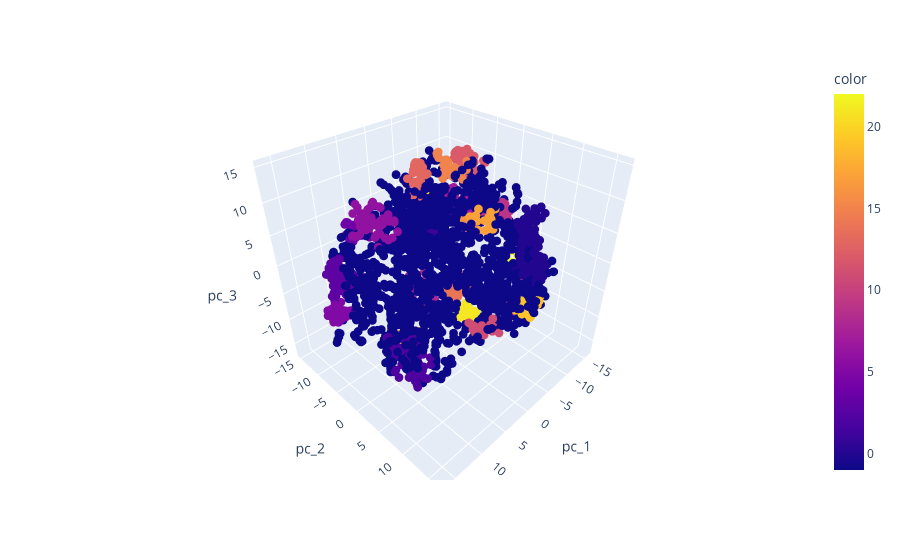

Source (notebook cell):
### Code cell
from sklearn.cluster import DBSCAN
import plotly.express as px

# NOTE: low eps, high min_samples -> search for higher density clusters
clustering = DBSCAN(eps=2, min_samples=20, n_jobs=-1, metric='l2')

clusters = clustering.fit_predict(val_question_proj)
n_clusters = len(np.unique(clusters))
print('{} clusters found'.format(n_clusters))


df = pd.DataFrame(val_question_proj, columns=['pc_1', 'pc_2', 'pc_3'])
df = pd.concat([df, knn_df['question']], axis=1)
fig = px.scatter_3d(df, x='pc_1', y='pc_2', z='pc_3', color=clusters, hover_data=['question'])
fig.update_traces(marker_size=3)
fig.show()

### Figure 1 — Plotly figure (JSON) as saved in the notebook; plotly's stock layout.template omitted (floating-point values rounded to 4 significant figures; data arrays with more than 128 entries replaced by an {"elided": "..."} marker saying what was removed)
{"data": [{"customdata": {"elided": "3001x1 str values"}, "hovertemplate": "pc_1=%{x}<br>pc_2=%{y}<br>pc_3=%{z}<br>question=%{customdata[0]}<br>color=%{marker.color}<extra></extra>", "legendgroup": "", "marker": {"color": {"elided": "3001 int values"}, "coloraxis": "coloraxis", "size": 3, "symbol": "circle"}, "mode": "markers", "name": "", "scene": "scene", "showlegend": false, "type": "scatter3d", "x": {"elided": "3001 float values"}, "y": {"elided": "3001 float values"}, "z": {"elided": "3001 float values"}}], "layout": {"coloraxis": {"colorbar": {"title": {"text": "color"}}, "colorscale": [[0, "#0d0887"], [0.1111, "#46039f"], [0.2222, "#7201a8"], [0.3333, "#9c179e"], [0.4444, "#bd3786"], [0.5556, "#d8576b"], [0.6667, "#ed7953"], [0.7778, "#fb9f3a"], [0.8889, "#fdca26"], [1, "#f0f921"]]}, "legend": {"tracegroupgap": 0}, "margin": {"t": 60}, "scene": {"domain": {"x": [0, 1], "y": [0, 1]}, "xaxis": {"title": {"text": "pc_1"}}, "yaxis": {"title": {"text": "pc_2"}}, "zaxis": {"title": {"text": "pc_3"}}}}}
